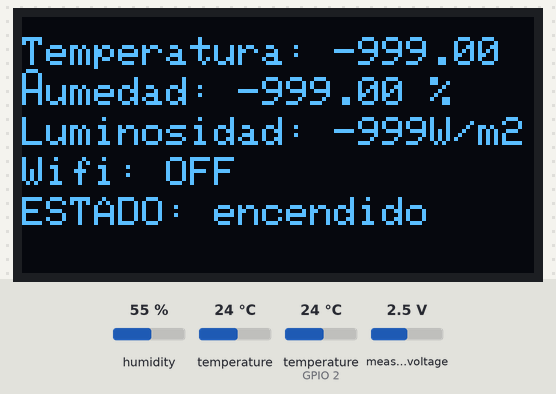
Simulated run of this sketch. Board: ESP8266 (NodeMCU). Shown: 128×64 one-colour display. Inputs (shaded band) come from the test bench; at power-on: humidity 55 %, temperature 24 °C, temperature (sensor on GPIO 2) 24 °C, measured voltage 2.5 V. WiFi joins after 1.5 s; servers stay silent unless stated; the local clock reads 2024-03-15 10:24:30 at power-on unless the sketch sets it; random numbers use the default seed unless the sketch sets one; EEPROM starts erased; no MQTT or app messages arrive unless stated. At 4.2 s the program puts the board to deep sleep or switches it off; the recording ends there.

Above: at 0.5 s.
At 2.0 s:
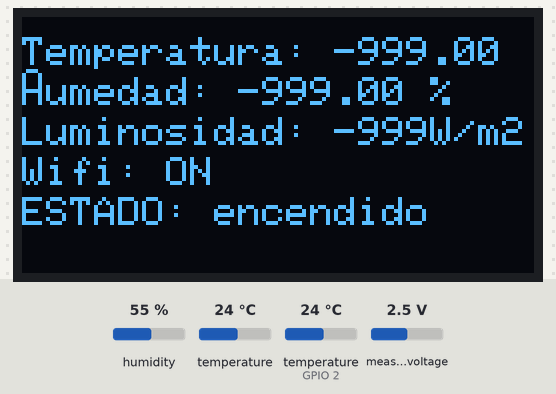
At 3.2 s:
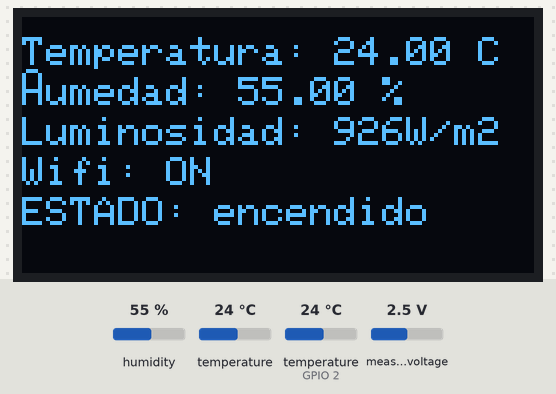
At 4.19 s:
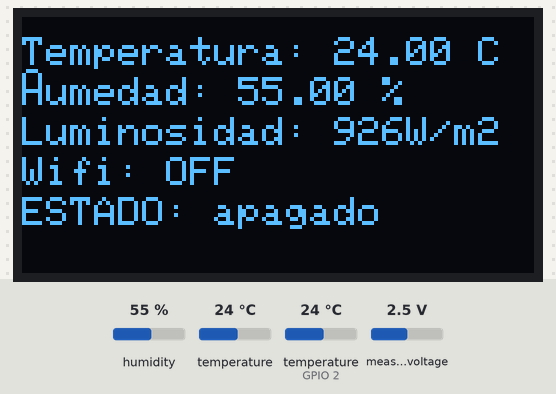

The sketch:

esp8266_code.ino
```cpp
#include <ESP8266WiFi.h>
#include <MQTT.h>
#include "DHTesp.h"
#include <ESP8266httpUpdate.h>
#include <ESP_EEPROM.h>
#include <Arduino_JSON.h>
#include "Wire.h"
#include "uRTCLib.h"
#include <DNSServer.h>            //Local DNS Server used for redirecting all requests to the configuration portal
#include <ESP8266WebServer.h>     //Local WebServer used to serve the configuration portal
#include <WiFiManager.h>
#include <Adafruit_ADS1015.h>
#include <Adafruit_GFX.h>
#include <Adafruit_SSD1306.h>
#include <OneWire.h>
#include <DallasTemperature.h>

//Define macros
#define HTTP_OTA_ADDRESS      F("172.16.53.132")       //Address of OTA update server
#define HTTP_OTA_PATH         F("/esp8266-ota/update") // Path to update firmware
#define HTTP_OTA_PORT         1880                     // Port of update server
                                                       // Name of firmware
#define HTTP_OTA_VERSION      String(__FILE__).substring(String(__FILE__).lastIndexOf('\\')+1) + ".nodemcu"

Adafruit_ADS1015 ads1015; // Construct an ads1015 at the default address: 0x48 (GROUND)

#define ONE_WIRE_BUS 0 // Data wire is plugged into digital pin 3 on the Arduino
OneWire oneWire(ONE_WIRE_BUS); // Setup a oneWire instance to communicate with any OneWire device
DallasTemperature sensors(&oneWire); // Pass oneWire reference to DallasTemperature library

#define SCREEN_WIDTH 128 // OLED display width, in pixels
#define SCREEN_HEIGHT 64 // OLED display height, in pixels
#define GREEN 0x07E0

Adafruit_SSD1306 display(SCREEN_WIDTH, SCREEN_HEIGHT, &Wire, -1); //The -1 parameter means that our OLED dislay
                                                                  //doesnt have a reset pin

// Connection parameters
String ssid = "";
String password = "";
const char* mqtt_server = "172.16.53.131";

// General objects
WiFiManager wifiManager;
WiFiClient espClient;
MQTTClient client(1024);
DHTesp dht;
uRTCLib rtc(0x68);

// General variables
float deep_sleep_time = 10;
int reboots_fota = 5;
const int utcOffsetInSeconds = 0;
const int  daylightOffsetInSeconds = 3600;
const char* ntpServer = "cronos.uma.es";
String CHIP_ID;

// Struct types
typedef struct {
  int   reboot_counter;
} t_EEPROM;

typedef struct {
  String timestamp;
  String chip_id;
} t_ESP8266Data;

typedef struct {
  float deep_sleep_time;
  float reboots_fota;
} t_ESP8266Conf;

typedef struct {
  t_ESP8266Data data;
  t_ESP8266Conf conf;
} t_ESP8266;

typedef struct {
  int32_t ap;
  String bssid; //MAC
  String ip;
  int32_t rssi;
} t_WifiModuleData;

typedef struct  {
  String ssid;
  String password;
  String mqtt_server;
} t_WifiModuleConf;

typedef struct {
  t_WifiModuleData data;
  t_WifiModuleConf conf;
} t_WifiModule;

typedef struct {
  t_ESP8266 Board;
  t_WifiModule WifiModule;
} t_Device;

typedef struct {
  int light;
  int state;
} t_LightmeterData;

typedef struct {
  float temperature;
  float humidity;
  int state;
} t_DHT11Data;

typedef struct {
  float ground_temperature;
  int state;
} t_ds18b20Data;

typedef struct {
  int16_t ground_humidity;
  int state;
} t_hl69Data;

typedef struct {
  int code;
} t_error;

typedef struct {
  t_DHT11Data DHT11_data;
  t_LightmeterData LightSensor;
  t_ds18b20Data DS18B20;
  t_hl69Data HL_69;
  t_error Error_Code;
} t_Sensor;

//Declare serialize functions
String data_serialize_JSON(t_Sensor &sensor_data, t_Device &device_data) {
  JSONVar jsonRoot;
  JSONVar device;
  JSONVar sensors;

  // Set sensors data as body
  sensors["DHT11"]["temperature"] = sensor_data.DHT11_data.temperature;
  sensors["DHT11"]["humidity"] = sensor_data.DHT11_data.humidity;
  sensors["DHT11"]["state"] = sensor_data.DHT11_data.state;

  sensors["LightSensor"]["light"]= sensor_data.LightSensor.light;
  sensors["LightSensor"]["state"] = sensor_data.LightSensor.state;

  sensors["HL_69"]["ground_humidity"]= sensor_data.HL_69.ground_humidity;
  sensors["HL_69"]["state"]= sensor_data.HL_69.state;

  sensors["DS18B20"]["ground_temperature"]= sensor_data.DS18B20.ground_temperature;
  sensors["DS18B20"]["state"]= sensor_data.DS18B20.state;

  sensors["Error_Code"] = sensor_data.Error_Code.code;

  jsonRoot["body"] = sensors;

  // Set device data as header
  device["Board"]["data"]["timestamp"] = device_data.Board.data.timestamp;
  device["Board"]["data"]["chip_id"] = device_data.Board.data.chip_id;

  device["Board"]["conf"]["deep_sleep_time"] = device_data.Board.conf.deep_sleep_time;
  device["Board"]["conf"]["reboots_fota"] = device_data.Board.conf.reboots_fota;

  device["WifiModule"]["data"]["ap"] = device_data.WifiModule.data.ap;
  device["WifiModule"]["data"]["bssid"] = device_data.WifiModule.data.bssid;
  device["WifiModule"]["data"]["ip"] = device_data.WifiModule.data.ip;
  device["WifiModule"]["data"]["rssi"] = device_data.WifiModule.data.rssi;

  device["WifiModule"]["conf"]["ssid"] = device_data.WifiModule.conf.ssid;
  device["WifiModule"]["conf"]["password"] = device_data.WifiModule.conf.password;
  device["WifiModule"]["conf"]["mqtt_server"] = device_data.WifiModule.conf.mqtt_server;

  jsonRoot["header"] = device;

  return JSON.stringify(jsonRoot);
}

t_Device get_device_data() {
  //Gets the information from the device and returns a struct with this data.
  t_Device Device;

  //Get Board data
  Device.Board.data.timestamp = getTimeStamp();
  Device.Board.data.chip_id = CHIP_ID;

  //Get Board conf
  Device.Board.conf.deep_sleep_time = deep_sleep_time;
  Device.Board.conf.reboots_fota = reboots_fota;

  //Get WifiModule data
  Device.WifiModule.data.ap = 1;
  Device.WifiModule.data.bssid = WiFi.BSSIDstr();
  Device.WifiModule.data.ip = WiFi.localIP().toString();
  Device.WifiModule.data.rssi =  WiFi.RSSI();

  //Get WifiModule conf
  Device.WifiModule.conf.ssid = ssid;
  Device.WifiModule.conf.password = password;
  Device.WifiModule.conf.mqtt_server = mqtt_server;

  return Device;
}

t_Sensor get_sensor_data(){
  //Gets the information from the sensors and returns a struct with this data
  t_Sensor Sensor;

  //Get DH11 data
  Sensor.DHT11_data.temperature = dht.getTemperature();
  Sensor.DHT11_data.humidity = dht.getHumidity();

  //Get LightSensor data
  Sensor.LightSensor.light = analogRead(A0);
  Sensor.LightSensor.light = map(Sensor.LightSensor.light,0,1023,0,1850);//Max value of the light sensor: 1850 W/m2

   //Get HL-69 data
  int16_t hl_69 = ads1015.readADC_SingleEnded(0);
  //Max value given by ads1015: 1650.
  Sensor.HL_69.ground_humidity = map(hl_69,280,1650,100,0);

  //Get DS18B20 data
  sensors.requestTemperatures();
  Sensor.DS18B20.ground_temperature = sensors.getTempCByIndex(0);

  // Error Control
  Sensor = Error_Control(Sensor);

  return Sensor;
}

void on_wifi_connection_error(WiFiManager *myWiFiManager) {
  write_to_display(0, 35, "Wifi: AP ");
}

void setup_wifi() {
  wifiManager.setAPCallback(on_wifi_connection_error);
  wifiManager.setConnectTimeout(15); // 15s timeout to connect to wifi
  wifiManager.setConfigPortalTimeout(120); // 2min timeout to configure wifi access

  if(!wifiManager.autoConnect(("ESP8266_" + CHIP_ID).c_str(), "1234")) {
    do_deep_sleep();
  }

  ssid = WiFi.SSID();
  password = WiFi.psk();
}

void do_deep_sleep() {
  write_to_display(0, 35, "Wifi: OFF");
  write_to_display(0, 45, "ESTADO: apagado   ");
  ESP.deepSleep(deep_sleep_time*60000000);
  delay(5000);
}

void mqtt_connect() {
  int tries = 0;
  while (!client.connected() && tries < 3) {
    tries += 1;

    // Create a random client ID
    String clientId = "ESP8266Client-";
    clientId += String(random(0xffff), HEX);

    if (client.connect(clientId.c_str())) {
      client.setWill(String("GRUPOG/" + CHIP_ID + "/status").c_str(), "GrupoG Offline", true, 1);
      client.publish("GRUPOG/" + CHIP_ID + "/status", "GrupoG Online", true, 1);
      client.subscribe("GRUPOG/" + CHIP_ID + "/deep_sleep", 1);
      client.subscribe("GRUPOG/" + CHIP_ID + "/reboots_fota", 1);
      client.subscribe("GRUPOG/" + CHIP_ID + "/manual_date_time", 1);
      client.subscribe("GRUPOG/" + CHIP_ID + "/check_date_time", 1);
      client.subscribe("GRUPOG/" + CHIP_ID + "/ntp_date_time", 1);
      client.loop();
      delay(10); // Advised for stability
    } else {
      delay(1000);
    }
  }

  if (tries == 3) {
    do_deep_sleep();
  }
}

void callback(String &topic, String &payload) {
  if (topic == "GRUPOG/" + CHIP_ID + "/deep_sleep") {
    deep_sleep_time = payload.toFloat();
  } else if (topic == "GRUPOG/" + CHIP_ID + "/reboots_fota") {
    reboots_fota = payload.toFloat();
  } else if (topic == "GRUPOG/" + CHIP_ID + "/manual_date_time") {
    if (payload.substring(0,1) == "1") {
      // ISO8601 (2019-12-12T14:41:38+0000)
      rtc.set(
        payload.substring(17,19).toInt(),
        payload.substring(14,16).toInt(),
        payload.substring(11,13).toInt(),
        rtc.dayOfWeek(),
        payload.substring(8,10).toInt(),
        payload.substring(5,7).toInt()-1,
        payload.substring(0,4).toInt()-1900
      );
    }
  } else if (topic == "GRUPOG/" + CHIP_ID + "/check_date_time") {
    if (payload.substring(0,1) == "2") {
      check_date_time(true);
    }
  } else if (topic == "GRUPOG/" + CHIP_ID + "/ntp_date_time") {
    if (payload.substring(0,1) == "3") {
      ntpServer = payload.substring(2).c_str();
    }
  }
}

void check_fota() {
  switch(ESPhttpUpdate.update(HTTP_OTA_ADDRESS, HTTP_OTA_PORT, HTTP_OTA_PATH, HTTP_OTA_VERSION)) {
  case HTTP_UPDATE_FAILED:
    break;
  case HTTP_UPDATE_NO_UPDATES:
    break;
  case HTTP_UPDATE_OK:
    break;
  }
}

void check_EEPROM() {
  t_EEPROM EEPROM_data;
  bool do_check_fota = false;
  int counter = 0;

  EEPROM.begin(128); // Use just 8 bytes
  if (EEPROM.percentUsed() > 0) {
    EEPROM.get(0, EEPROM_data);

    if (EEPROM_data.reboot_counter == reboots_fota) {
      do_check_fota = true;
    } else {
      counter = EEPROM_data.reboot_counter + 1;
    }
  }

  EEPROM_data.reboot_counter = counter;
  EEPROM.put(0, EEPROM_data);
  EEPROM.commit();

  if (do_check_fota) {
    check_fota();
  }
}

t_Sensor Error_Control(t_Sensor S) {
  int num_errors = 0;
  //State of DH11 sensor
  if ((S.DHT11_data.temperature > 0 & S.DHT11_data.temperature <= 50) & (S.DHT11_data.humidity >= 20 & S.DHT11_data.humidity <= 90)) {
    S.DHT11_data.state = 0;
  }
  else {
    if (!isnan(S.DHT11_data.temperature) & !isnan(S.DHT11_data.humidity)) {
      S.DHT11_data.state = 1;
    }
    else {
      S.DHT11_data.state = 2;
    }
    S.DHT11_data.temperature = -999;
    S.DHT11_data.humidity = -999;
    num_errors = num_errors + 1;
  }

  //State of Light sensor
  if (S.LightSensor.light > 0 & S.LightSensor.light <= 1850) {
    S.LightSensor.state = 0;
  }
  else {
    // When the sensor is disconnected gives a value between 350 and 500, therefore it is not
    //possible to check if it is connected or disconnected.
    S.LightSensor.state = 2;
    S.LightSensor.light = -999;
    num_errors = num_errors + 1;
  }

  //State of HL_69 sensor
  if (S.HL_69.ground_humidity >= 0 & S.HL_69.ground_humidity <= 95) {
        S.HL_69.state = 0;
  }
  else {
    //Disconnected gives a value between 95 and 105
    if (S.HL_69.ground_humidity > 95 & S.HL_69.ground_humidity <= 105){
       S.HL_69.state = 1;
    }
    else {
      S.HL_69.state = 1;
    }
    S.HL_69.ground_humidity = -999;
    num_errors = num_errors + 1;
  }

  //State of DS18B20 sensor
  if (S.DS18B20.ground_temperature >= -55 & S.DS18B20.ground_temperature <= 125) {
    S.DS18B20.state = 0;
  }
  else {
    //Disconnected gives a value between -125 and -130
    if (S.DS18B20.ground_temperature <= -125 & S.DS18B20.ground_temperature >= -130) {
      S.DS18B20.state = 1;
    }
    else {
      S.DS18B20.state = 2;
    }
    S.DS18B20.ground_temperature = -999;
    num_errors = num_errors + 1;
  }

  if (num_errors == 0){
    S.Error_Code.code = 0;
  } else {
    S.Error_Code.code = -1;
  }

  return S;
}

String getTimeStamp() {
  delay(10);
  rtc.refresh();

  String timestamp = ""; // ISO8601 (2019-12-12T14:41:38+0000)
  timestamp.concat(rtc.year()+1900);
  timestamp.concat("-");

  if (rtc.month()+1 < 10) {
    timestamp.concat(0);
  }
  timestamp.concat(rtc.month()+1);
  timestamp.concat("-");

  if (rtc.day() < 10) {
    timestamp.concat(0);
  }
  timestamp.concat(rtc.day());
  timestamp.concat("T");

  timestamp.concat(rtc.hour());
  timestamp.concat(":");

  if (rtc.minute() < 10) {
    timestamp.concat(0);
  }
  timestamp.concat(rtc.minute());
  timestamp.concat(":");

  if (rtc.second() < 10) {
    timestamp.concat(0);
  }
  timestamp.concat(rtc.second());

  timestamp.concat("+0");
  timestamp.concat(utcOffsetInSeconds/3600);
  timestamp.concat("00");

  return timestamp;
}

bool compare_data_time(tm * online) {
  // Check if +-2 min from online
  rtc.refresh();

  if ((rtc.year() == online->tm_year) &&
    (rtc.month() == online->tm_mon) &&
    (rtc.day() == online->tm_mday) &&
    (rtc.hour() == online->tm_hour) &&
    (rtc.minute() > online->tm_min -2) &&
    (rtc.minute() < online->tm_min +2)) {
    return true;
  } else {
    return false;
  }
}

void check_date_time(bool force) {
  // Reset time register
  struct timezone tz={0,0};
  struct timeval tv={0,0};
  settimeofday(&tv, &tz);

  configTime(utcOffsetInSeconds, daylightOffsetInSeconds, ntpServer);

  int timeout = 0;
  while (!time(nullptr) && timeout < 2000) {
    delay(500);
  }

  if (timeout != 2000) {
    time_t now = time(nullptr);
    struct tm * timeinfo = localtime(&now);

    Wire.begin(4, 5); // D1 (SCL) and D2 (SDA) on ESP8266

    // If force is enable, don't compare +-2 with online clock before setting it
    if (force) {
      rtc.set(timeinfo->tm_sec, timeinfo->tm_min, timeinfo->tm_hour, timeinfo->tm_wday, timeinfo->tm_mday, timeinfo->tm_mon, timeinfo->tm_year);
    } else {
      if (compare_data_time(timeinfo)) {
      } else {
        rtc.set(timeinfo->tm_sec, timeinfo->tm_min, timeinfo->tm_hour, timeinfo->tm_wday, timeinfo->tm_mday, timeinfo->tm_mon, timeinfo->tm_year);
      }
    }
  }
}

void write_to_display(int x, int y, String text) {
  display.setTextSize(0.05);
  display.setTextColor(WHITE, BLACK);
  display.setCursor(x,y);
  display.println(text);
  display.display();
  delay(50);
}

void display_data(int luminosity, float temperature, float humidity, bool wifi) {
  String wifi_status = "OFF";
  if (wifi) {
    wifi_status = "ON";
  }
  write_to_display(0, 5, "Temperatura: " + (String)temperature + " C");
  write_to_display(0, 15, "Humedad: " + (String)humidity + " %  ");
  write_to_display(0, 25, "Luminosidad: " + (String)luminosity + "W/m2   ");
  write_to_display(0, 35, "Wifi: " + wifi_status + " ");
  write_to_display(0, 45, "ESTADO: encendido");
}

void setup() {

  // Init display
  display.begin(SSD1306_SWITCHCAPVCC, 0x3C);
  delay(50);
  display.clearDisplay();
  display_data(-999,-999,-999, false);

  // Check on booting the settings reset button
  pinMode(0, INPUT_PULLUP);
  if (digitalRead(0) == LOW) {
      wifiManager.resetSettings();
  }

  CHIP_ID = (String) ESP.getFlashChipId();

  setup_wifi();
  write_to_display(0, 35, "Wifi: ON ");

  client.begin(mqtt_server, espClient);
  client.setOptions(10, true, 500);
  client.onMessage(callback);
  mqtt_connect();
  client.loop();
  delay(10); // Advised for stability

  check_EEPROM();

  check_date_time(false);

  dht.setup(2, DHTesp::DHT11);
}

void loop() {
  //Get device data values
  t_Device device_data = get_device_data();

  //Get sensor data values
  t_Sensor sensor_data = get_sensor_data();

  //Display sensor data
  display_data(sensor_data.LightSensor.light, sensor_data.DHT11_data.temperature, sensor_data.DHT11_data.humidity, true);

  //Serialize and publish data
  String json = data_serialize_JSON(sensor_data, device_data);

  client.publish(String("GRUPOG/" + CHIP_ID + "/sensor"), json, false, 1);

  // Wait at least 800ms for mqtt qos 1
  unsigned long lastMillis = millis();
  while (millis() - lastMillis < 800) {
    client.loop();
    delay(100);
  }

  do_deep_sleep();
}
```

Measured:
- what the display in image 0 shows lasts 1.6 s, from 0.4 s to 2.0 s
- what the display in image 1 shows lasts 0.9 s, from 2.0 s to 2.9 s
- what the display in image 2 shows lasts 0.9 s, from 3.2 s to 4.1 s
